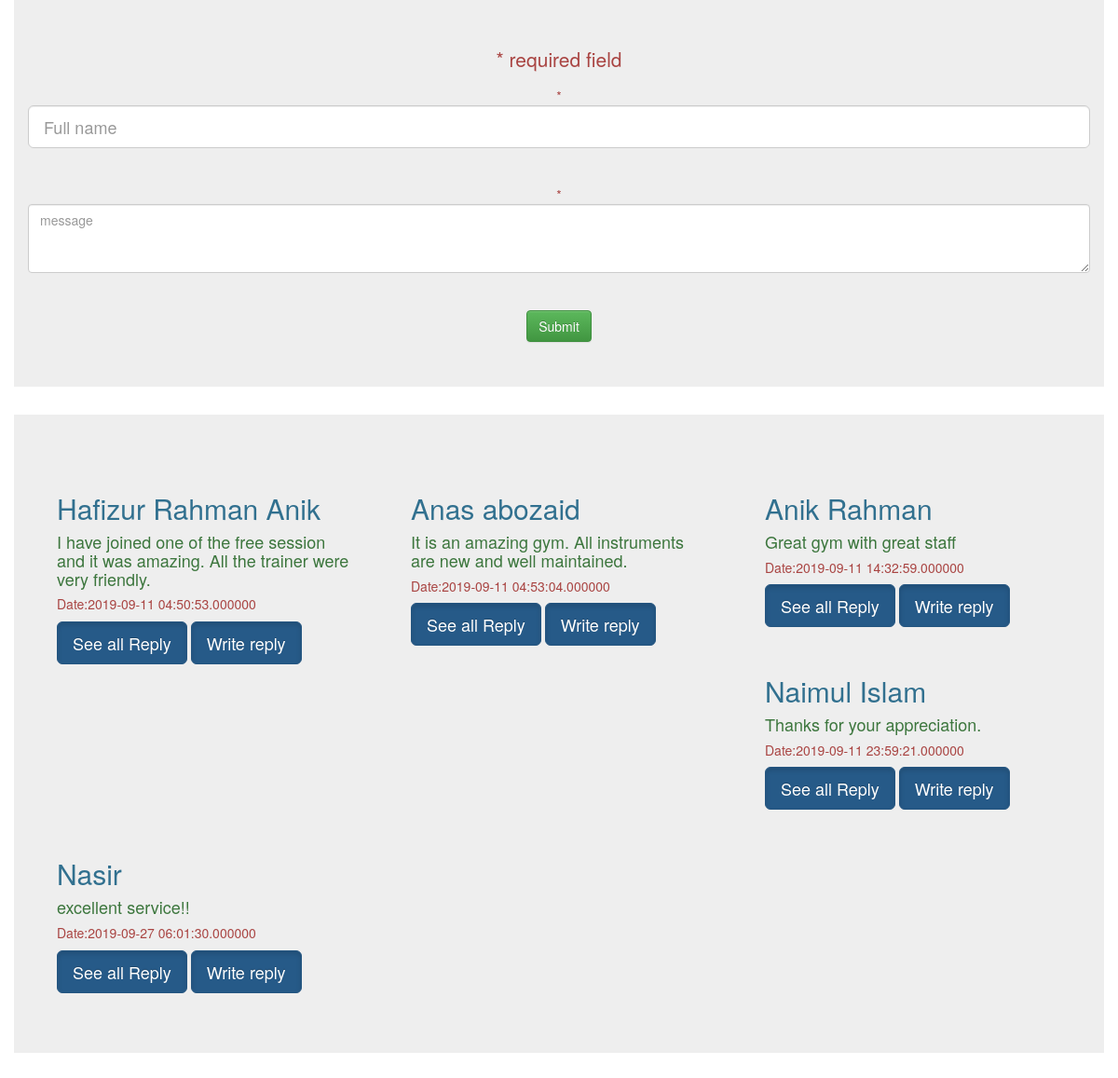
The page /community.php on the database its author committed.
### tables this page shows
CREATE TABLE IF NOT EXISTS `community` (
  `id` int(255) NOT NULL AUTO_INCREMENT,
  `username` varchar(255) NOT NULL,
  `signup_date` timestamp(6) NOT NULL,
  `message` varchar(255) NOT NULL,
  PRIMARY KEY (`id`)
);

### community.php (the view, shortened to what this page needs)
<?php include('connection.php');
$usernameErr = $messageErr="";
?>
<!DOCTYPE html>
<html lang="en">
<head>
    <link href="jquery-ui-1.12.1/jquery-ui-1.12.1/jquery-ui.min.css" rel="stylesheet">
   <link rel="stylesheet" href="https://maxcdn.bootstrapcdn.com/bootstrap/3.3.7/css/bootstrap.min.css">
    <link rel="stylesheet" href="https://maxcdn.bootstrapcdn.com/bootstrap/3.3.7/css/bootstrap-theme.min.css">
    <link rel="stylesheet" href="fontawesome-free-5.1.1-web/fontawesome-free-5.1.1-web/css/all.css">
</head>
<body>
<div class="container jumbotron text-center" id="main">
<p class="text-danger">* required field</p>
<form  action="<?php echo htmlspecialchars($_SERVER["PHP_SELF"]);?>" method="post">
  <large class="text-danger">* <?php echo $usernameErr;?></large>
  <input type="text" placeholder='Full name'  class="form-control input-lg" name="username">
  <br><br>
  <large class="text-danger">* <?php echo $messageErr;?></large>
  <textarea class="form-control"  rows="3" type="text" placeholder="message" name="message"></textarea>
  <br><br>
  <button type="submit" name="add" class="btn btn-success" >Submit</button>
  </form>
</div>
<section>
<div class="container jumbotron">
			<?php $connect = mysqli_connect("localhost", "root", "", "my_first_database");?>
			<?php
				$query = "SELECT * FROM community ORDER BY id ";
				$result = mysqli_query($connect, $query);
				if(mysqli_num_rows($result) > 0)
				{
					while($row = mysqli_fetch_array($result))
					{
				?>
			<div class="col-md-4">
				<form  method="post" action="<?php echo htmlspecialchars($_SERVER["PHP_SELF"]);?>">
					<div style="padding:16px;">
						<h2 class="text-info"><?php echo $row["username"]; ?></h2>
						<h4 class="text-success"><?php echo $row["message"]; ?></h4>
						<h5 class="text-danger"><?php echo 'Date:'. $row["signup_date"]; ?></h5>
                        <a href="reply.php" class="btn btn-primary btn-lg active" role="button" aria-pressed="true">See all Reply</a>
                        <a href="communitylogin.php" class="btn btn-primary btn-lg active" role="button" aria-pressed="true">Write reply</a>
					</div>
				</form>
			</div>
			<?php
					}
				}
			?>
</body>
</html>

### rows shown on the page
community: username "Hafizur Rahman Anik", message "I have joined one of the free session and it was amazing. All the trainer were very friendly.", signup_date "2019-09-11 04:50:53.000000"
community: username "Anas abozaid", message "It is an amazing gym. All instruments are new and well maintained.", signup_date "2019-09-11 04:53:04.000000"
community: username "Anik Rahman", message "Great gym with great staff", signup_date "2019-09-11 14:32:59.000000"
community: username "Naimul Islam", message "Thanks for your appreciation.", signup_date "2019-09-11 23:59:21.000000"
community: username "Nasir", message "excellent service!!", signup_date "2019-09-27 06:01:30.000000"
